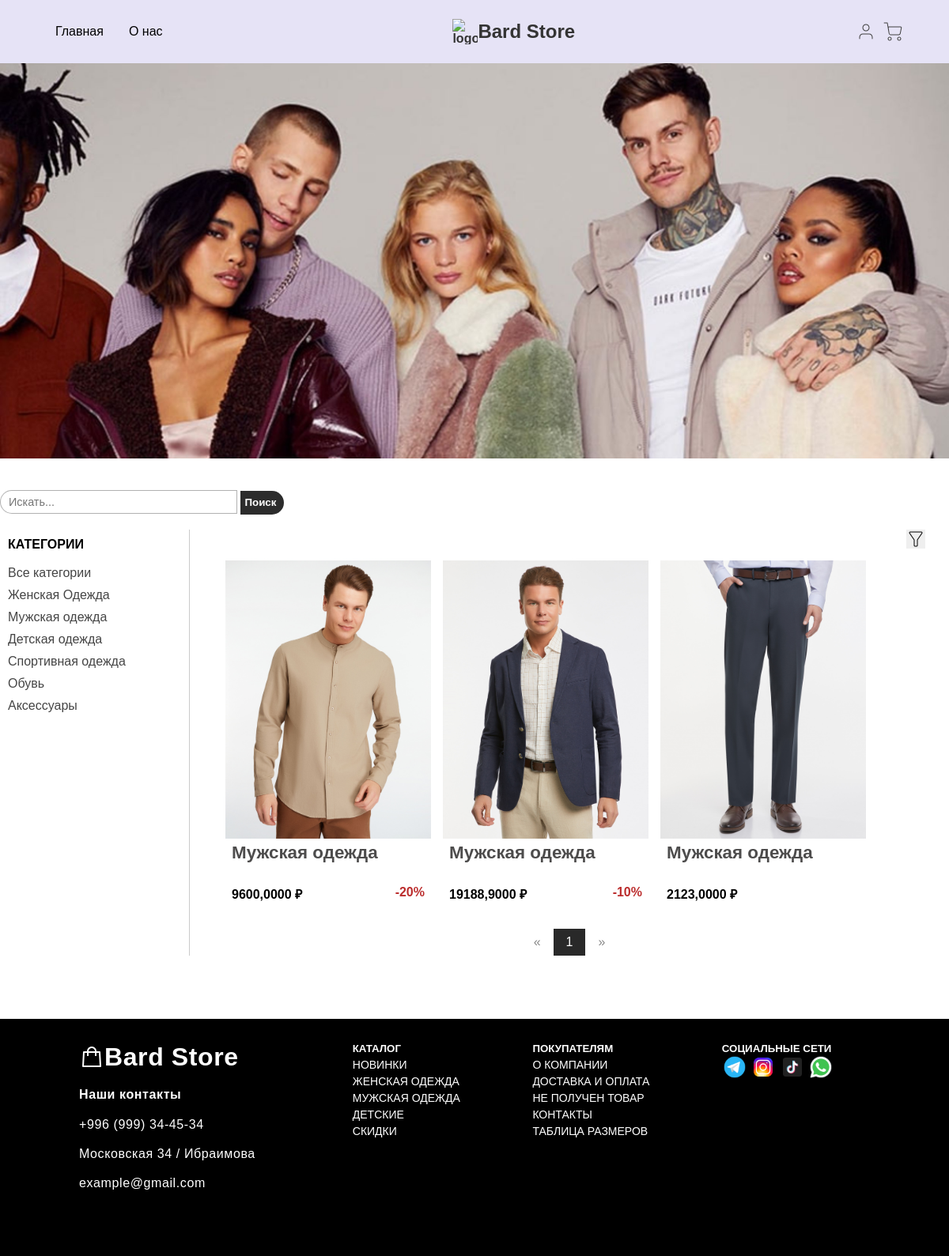
The app's page /category/2/ with its own data.
### main/models.py (models this page shows, shortened)
class ProductCategory(models.Model):
    name = models.CharField(max_length=128, unique=True)
    description = models.TextField(null=True, blank=True)
    class Meta:
        verbose_name = 'category'
        verbose_name_plural = 'Categories'
    def __str__(self):
        return self.name

class Product(models.Model):
    SIZE_CHOICES = [
        ('XS', 'XS'),
        ('S', 'S'),
        ('M', 'M'),
        ('L', 'L'),
        ('XL', 'XL')
    ]
    name = models.CharField(max_length=128, verbose_name='Название')
    brand = models.CharField(max_length=128, null=True, blank=True, verbose_name='Бренд')
    description = models.TextField(verbose_name='Описание')
    price = models.DecimalField(max_digits=8, decimal_places=2, verbose_name='Цена')
    discount = models.DecimalField(max_digits=8, decimal_places=2, null=True, blank=True, verbose_name='Скидка')
    size = models.CharField(max_length=2, choices=SIZE_CHOICES, null=True, blank=True, verbose_name='Размер')
    quantity = models.PositiveIntegerField(default=0, verbose_name='Количество')
    image_1 = models.ImageField(upload_to='products_images/', verbose_name='1 картинка')
    image_2 = models.ImageField(upload_to='products_images/', null=True, blank=True, verbose_name='2 картинка')
    image_3 = models.ImageField(upload_to='products_images/', null=True, blank=True, verbose_name='3 картинка')
    category = models.ForeignKey(to=ProductCategory, on_delete=models.CASCADE, verbose_name='Категория')
    def discount_price(self):
        if self.discount is not None:
            return self.price - (self.discount / 100) * self.price
        return self.price
    class Meta:
        verbose_name = 'product'
        verbose_name_plural = 'Products'

### main/views.py (the view)
# urls.py: path('category/<int:category_id>/', products, name='category'),
def products(request, category_id=None, page_number=1):
    categories = ProductCategory.objects.all()
    products = Product.objects.all()
    if category_id:
        products = products.filter(category_id=category_id)
    search_query = request.GET.get('s')
    if search_query:
        search_query = search_query.capitalize()
        products = products.filter(Q(name__icontains=search_query) | Q(name__iexact=search_query))
    per_page = 4
    paginator = Paginator(products, per_page)
    products_paginator = paginator.page(page_number)
    context = {
        'products': products_paginator,
        'categories': categories,
        'current_page': page_number,
        'category_id': category_id,
        'search_query': search_query,
    }
    return render(request, 'main/products.html', context)

### main/templates/main/products.html (shortened to what this page needs)
{% load static %}
<!DOCTYPE html>
<html lang="en">
<head>
    <link rel="stylesheet" href="{% static 'vendor/css/products.css' %}">
</head>
<body>
    <header>
        <div class="header_wrapper">
            <nav class="navigation">
                <ul class="links">
                    <a href="{% url 'main:bardStore' %}">Главная</a>
                    <a href="{% url 'main:bardStore' %}#about-us">О нас</a>
                </ul>
                <div class="logo">
                    <a href="#">
                        <img src="{% static 'vendor/img/svg_icons/logo.png' %}" alt="logo">
                        <h1>Bard Store</h1>
                    </a>
                </div>
                <div class="profile_items">
                    <a href="{% url 'users:user_profile' %}">
                        <img src="{% static 'vendor/img/svg_icons/user.svg' %}" alt="user_icon">
                    </a>
                    <a href="{% url 'users:cart' %}">
                        <img src="{% static 'vendor/img/svg_icons/shopping-cart.svg' %}" alt="user_icon">
                    </a>
                </div>
            </nav>
        </div>
    </header>
    <main>
        <div class="main_wrapper">
            <ul id="slides">
                <li class="slide"></li>
            </ul>
            <div class="container">
                <nav class="nav">
                    <form class="search-form" action="{% url 'main:products' %}" method="get">
                        <input name="s" placeholder="Искать..." type="search" value="{% if search_query %}{{ search_query }}{% endif %}">
                        <button type="submit">Поиск</button>
                    </form>
                </nav>
                <div class="block-content">
                    <div class="row">
                        <div class="category">
                            <h4 class="h4">КАТЕГОРИИ</h4>
                            <div class="category-items">
                                <ul>
                                    <a  class="cat-item" href="{% url 'main:products' %}">Все категории</a>
                                    {% for category in categories %}
                                    <a  class="cat-item" href="{% url 'main:category' category.id %}">{{ category }}</a>
                                    {% endfor %}
                                </ul>
                            </div>
                        </div>
                    </div>
                    <div class="goods">
                        <div class="filter-block">
                            <button onclick="myFunction()" class="dropbtn">
                            </button>
                        </div>
                        <div class="goods-block">
                            {% for product in products %}
                            <div class="product-card">
                                <a href="{% url 'main:product' product.id %}">
                                    <img src="{{ product.image_1.url }}" alt="img">
                                </a>
                                <div class="product-content">
                                    <h3 class="product-name">{{ product.name }}</h3>
                                    <div class="price-block">
                                        <span>{{ product.discount_price }} ₽</span>
                                        {% if product.discount %}
                                        <span class="price">-{{ product.discount|floatformat:0 }}%</span>
                                        {% endif %}
                                    </div>
                                </div>
                            </div>
                            {% endfor %}
                            <nav class="pagination">
                                <a href="{% if products.has_previous %}{% if category_id %}{% url 'main:category_paginator' category_id=category_id page_number=products.previous_page_number %}{% else %}{% url 'main:paginator' page_number=products.previous_page_number %}{% endif %}{% else %}#{% endif %}" class="{% if not products.has_previous %}disabled{% endif %}">«</a>
                                {% for page in products.paginator.page_range %}
                                    {% if category_id %}
                                        <a href="{% url 'main:category_paginator' category_id=category_id page_number=page %}" class="{% if page == current_page %}active{% endif %}">{{ page }}</a>
                                    {% else %}
                                        <a href="{% url 'main:paginator' page_number=page %}" class="{% if page == current_page %}active{% endif %}">{{ page }}</a>
                                    {% endif %}
                                {% endfor %}
                                <a href="{% if products.has_next %}{% if category_id %}{% url 'main:category_paginator' category_id=category_id page_number=products.next_page_number %}{% else %}{% url 'main:paginator' page_number=products.next_page_number %}{% endif %}{% else %}#{% endif %}" class="{% if not products.has_next %}disabled{% endif %}">»</a>
                            </nav>
                        </div>
                    </div>
                </div>
            </div>
        </div>
    </main>
    <footer>
        <div class="left-footer-block">
            <div class="logo">
                <a href="#">
                    <img src="{% static 'vendor/img/svg_icons/footer-logo.png' %}" alt="logo">
                    <h1 class="footer-h1">Bard Store</h1>
                </a>
            </div>
            <div id="contacts" class="contacts">
                <h4>Наши контакты</h4>
                <p>+996 (999) 34-45-34</p>
                <p>Московская 34 / Ибраимова</p>
                <p>example@gmail.com</p>
            </div>
        </div>
        <div class="rigth-footer-block">
            <div class="for-buyers">
                <h5>КАТАЛОГ</h5>
                <a href="#">НОВИНКИ</a>
                <a href="#">ЖЕНСКАЯ ОДЕЖДА</a>
                <a href="#">МУЖСКАЯ ОДЕЖДА</a>
                <a href="#">ДЕТСКИЕ</a>
                <a href="#">СКИДКИ</a>
            </div>
            <div class="for-buyers">
                <h5>ПОКУПАТЕЛЯМ</h5>
                <a href="#">О КОМПАНИИ</a>
                <a href="#">ДОСТАВКА И ОПЛАТА</a>
                <a href="#">НЕ ПОЛУЧЕН ТОВАР</a>
                <a href="#">КОНТАКТЫ</a>
                <a href="#">ТАБЛИЦА РАЗМЕРОВ</a>
            </div>
            <div class="socials">
                <h5>СОЦИАЛЬНЫЕ СЕТИ</h5>
                <div class="social-items">
                    <a href="#"><img src="{% static 'vendor/img/svg_icons/telegram.png' %}" alt="facebook"></a>
                    <a href="#"><img src="{% static 'vendor/img/svg_icons/instagram.png' %}" alt="instagram"></a>
                    <a href="#"><img src="{% static 'vendor/img/svg_icons/tiktok.png' %}" alt="tiktok"></a>
                    <a href="#"><img src="{% static 'vendor/img/svg_icons/whatsapp.png' %}" alt="whatsapp"></a>
                </div>
            </div>
        </div>
    </footer>
</body>
</html>

### records on screen
ProductCategory: name "Женская Одежда"
ProductCategory: name "Мужская одежда"
ProductCategory: name "Детская одежда"
ProductCategory: name "Спортивная одежда"
ProductCategory: name "Обувь"
ProductCategory: name "Аксессуары"
Product: image_1 (picture), name "Мужская одежда", discount_price "9600,0000", discount "20"
Product: image_1 (picture), name "Мужская одежда", discount_price "19188,9000", discount "10"
Product: image_1 (picture), name "Мужская одежда", discount_price "2123,0000"

### other values on screen
{{ page }} "1"
